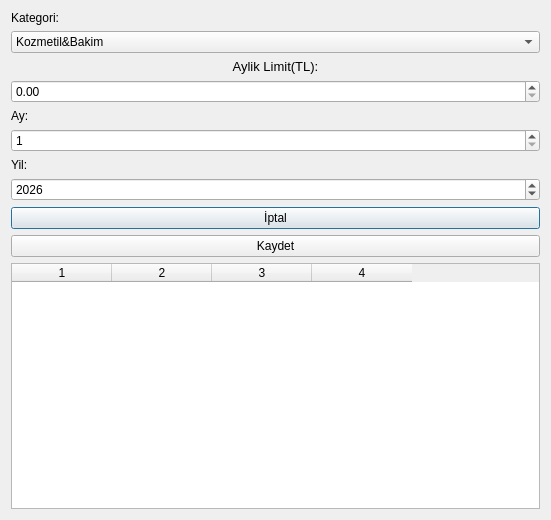
<?xml version="1.0" encoding="UTF-8"?>
<ui version="4.0">
 <class>HedefDialog</class>
 <widget class="QDialog" name="HedefDialog">
  <property name="geometry">
   <rect>
    <x>0</x>
    <y>0</y>
    <width>551</width>
    <height>520</height>
   </rect>
  </property>
  <property name="windowTitle">
   <string>Dialog</string>
  </property>
  <layout class="QVBoxLayout" name="verticalLayout">
   <item>
    <widget class="QLabel" name="label">
     <property name="text">
      <string>Kategori:</string>
     </property>
    </widget>
   </item>
   <item>
    <widget class="QComboBox" name="comboKategori">
     <item>
      <property name="text">
       <string>Kozmetil&amp;Bakim</string>
      </property>
     </item>
     <item>
      <property name="text">
       <string>Market&amp;Gida</string>
      </property>
     </item>
     <item>
      <property name="text">
       <string>Ulasim</string>
      </property>
     </item>
     <item>
      <property name="text">
       <string>Yemek&amp;Kafe</string>
      </property>
     </item>
     <item>
      <property name="text">
       <string>Giyim&amp;Aksesuar</string>
      </property>
     </item>
     <item>
      <property name="text">
       <string>Eglence</string>
      </property>
     </item>
     <item>
      <property name="text">
       <string>Saglik&amp;Eglence</string>
      </property>
     </item>
     <item>
      <property name="text">
       <string>Abonelikler</string>
      </property>
     </item>
     <item>
      <property name="text">
       <string>Egitim&amp;Kitap</string>
      </property>
     </item>
     <item>
      <property name="text">
       <string>Faturalar</string>
      </property>
     </item>
     <item>
      <property name="text">
       <string>Hediye</string>
      </property>
     </item>
     <item>
      <property name="text">
       <string>Diger</string>
      </property>
     </item>
    </widget>
   </item>
   <item>
    <widget class="QLabel" name="label_2">
     <property name="font">
      <font>
       <pointsize>10</pointsize>
      </font>
     </property>
     <property name="text">
      <string>Aylik Limit(TL):</string>
     </property>
     <property name="alignment">
      <set>Qt::AlignmentFlag::AlignCenter</set>
     </property>
    </widget>
   </item>
   <item>
    <widget class="QDoubleSpinBox" name="spinLimit">
     <property name="maximum">
      <double>99999.000000000000000</double>
     </property>
    </widget>
   </item>
   <item>
    <widget class="QLabel" name="label_3">
     <property name="text">
      <string>Ay:</string>
     </property>
    </widget>
   </item>
   <item>
    <widget class="QSpinBox" name="spinAy">
     <property name="minimum">
      <number>1</number>
     </property>
     <property name="maximum">
      <number>12</number>
     </property>
    </widget>
   </item>
   <item>
    <widget class="QLabel" name="label_4">
     <property name="text">
      <string>Yil:</string>
     </property>
    </widget>
   </item>
   <item>
    <widget class="QSpinBox" name="spinYil">
     <property name="minimum">
      <number>2024</number>
     </property>
     <property name="maximum">
      <number>2030</number>
     </property>
     <property name="value">
      <number>2026</number>
     </property>
    </widget>
   </item>
   <item>
    <widget class="QPushButton" name="btnIptal">
     <property name="text">
      <string>İptal</string>
     </property>
    </widget>
   </item>
   <item>
    <widget class="QPushButton" name="btnKaydet">
     <property name="text">
      <string>Kaydet</string>
     </property>
    </widget>
   </item>
   <item>
    <widget class="QTableWidget" name="tableHedefler">
     <property name="columnCount">
      <number>4</number>
     </property>
     <column/>
     <column/>
     <column/>
     <column/>
    </widget>
   </item>
  </layout>
 </widget>
 <resources/>
 <connections/>
</ui>
